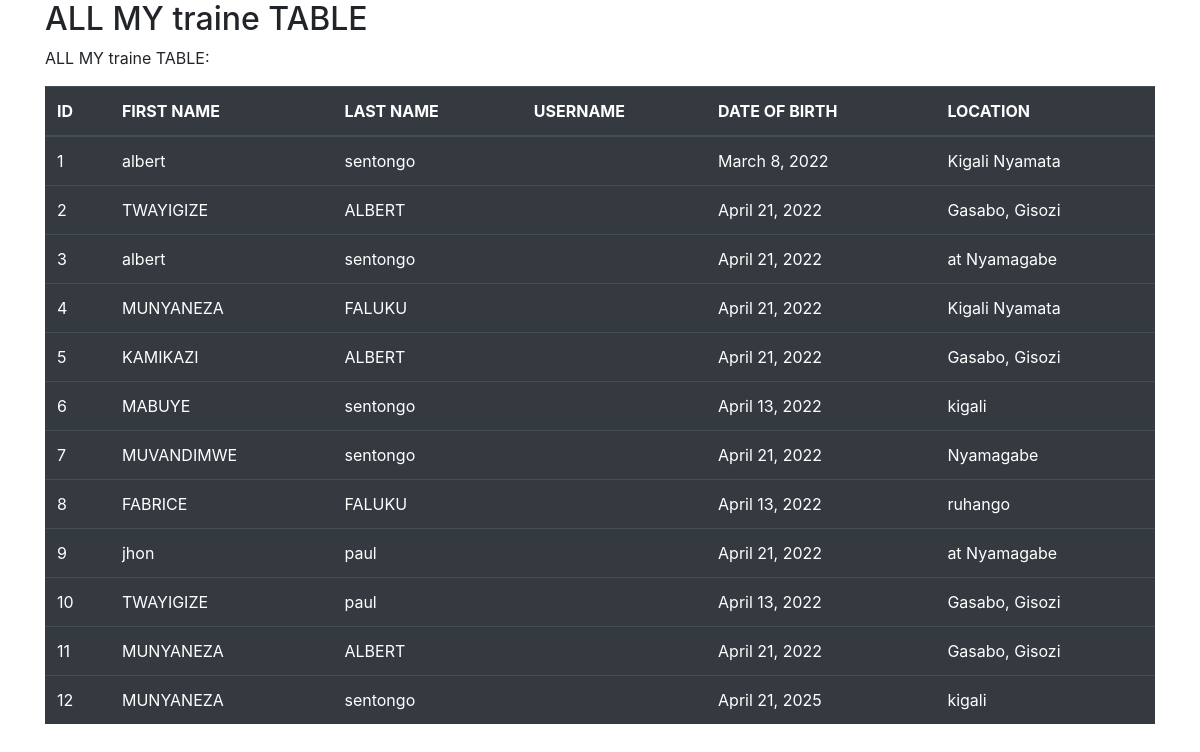
The page /home on the database its author committed.
### work/models.py (models this page shows, shortened)
class Student(models.Model):
    fname = models.CharField(max_length=100, null=True, blank= False)
    lname = models.CharField(max_length=100, null=True, blank= False)
    username = models.CharField(max_length=100, null=True, blank= False)
    dob = models.DateField()
    location = models.CharField(max_length=100, null=True, blank= False)

### work/views.py (the view)
# urls.py: 2. Add a URL to urlpatterns:  path('', views.home, name='home')
def home(request):
    st = Student.objects.all()
    return render(request, "home.html", {'student': st})

### work/templates/home.html (shortened to what this page needs)
<!DOCTYPE html>
<html lang="en">
<head>
    <link rel="stylesheet" href="https://cdn.jsdelivr.net/npm/bootstrap@4.6.1/dist/css/bootstrap.min.css">
</head>
<body>
    <div class="container">
        <h2>ALL MY traine TABLE</h2>
  <p>ALL MY  traine TABLE:</p>
    <table class="table table-dark">
        <thead>
          <tr>
            <th>ID</th>
            <th>FIRST NAME</th>
            <th>LAST NAME</th>
            <th>USERNAME</th>
            <th>DATE OF BIRTH</th>
            <th>LOCATION</th>
          </tr>
        </thead>
        <tbody>
            {% for st in student %}
          <tr>
            <td>{{st.id}}</td>
            <td>{{ st.fname }}</td>
            <td>{{ st.lname }}</td>
            <td>{{ st.usernaame }}</td>
            <td>{{ st.dob }}</td>
            <td>{{ st.location }}</td>
          </tr>
          {% endfor %}
        </tbody>
      </table>
    </div>
</body>
</html>

### rows shown on the page
Student: id "1", fname "albert", lname "sentongo", dob "March 8, 2022", location "Kigali Nyamata"
Student: id "2", fname "TWAYIGIZE", lname "ALBERT", dob "April 21, 2022", location "Gasabo, Gisozi"
Student: id "3", fname "albert", lname "sentongo", dob "April 21, 2022", location "at Nyamagabe"
Student: id "4", fname "MUNYANEZA", lname "FALUKU", dob "April 21, 2022", location "Kigali Nyamata"
Student: id "5", fname "KAMIKAZI", lname "ALBERT", dob "April 21, 2022", location "Gasabo, Gisozi"
Student: id "6", fname "MABUYE", lname "sentongo", dob "April 13, 2022", location "kigali"
Student: id "7", fname "MUVANDIMWE", lname "sentongo", dob "April 21, 2022", location "Nyamagabe"
Student: id "8", fname "FABRICE", lname "FALUKU", dob "April 13, 2022", location "ruhango"
Student: id "9", fname "jhon", lname "paul", dob "April 21, 2022", location "at Nyamagabe"
Student: id "10", fname "TWAYIGIZE", lname "paul", dob "April 13, 2022", location "Gasabo, Gisozi"
Student: id "11", fname "MUNYANEZA", lname "ALBERT", dob "April 21, 2022", location "Gasabo, Gisozi"
Student: id "12", fname "MUNYANEZA", lname "sentongo", dob "April 21, 2025", location "kigali"
